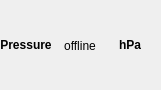
    <widget class="QWidget" name="PR_tab">
     <attribute name="title">
      <string>PR</string>
     </attribute>
     <widget class="QWidget" name="horizontalLayoutWidget_3">
      <property name="geometry">
       <rect>
        <x>0</x>
        <y>10</y>
        <width>152</width>
        <height>71</height>
       </rect>
      </property>
      <layout class="QHBoxLayout" name="horizontalLayout_4">
       <item>
        <layout class="QVBoxLayout" name="verticalLayout_11">
         <item>
          <widget class="QLabel" name="PR_label">
           <property name="text">
            <string>&lt;html&gt;&lt;head/&gt;&lt;body&gt;&lt;p align=&quot;center&quot;&gt;&lt;span style=&quot; font-weight:600;&quot;&gt;Pressure&lt;/span&gt;&lt;/p&gt;&lt;/body&gt;&lt;/html&gt;</string>
           </property>
           <property name="alignment">
            <set>Qt::AlignCenter</set>
           </property>
          </widget>
         </item>
        </layout>
       </item>
       <item>
        <layout class="QVBoxLayout" name="verticalLayout_12">
         <item>
          <widget class="QLabel" name="PR_text_label">
           <property name="text">
            <string>offline</string>
           </property>
           <property name="alignment">
            <set>Qt::AlignCenter</set>
           </property>
          </widget>
         </item>
        </layout>
       </item>
       <item>
        <layout class="QVBoxLayout" name="verticalLayout_13">
         <item>
          <widget class="QLabel" name="PR_Unit_label">
           <property name="text">
            <string>&lt;html&gt;&lt;head/&gt;&lt;body&gt;&lt;p align=&quot;center&quot;&gt;&lt;span style=&quot; font-weight:600;&quot;&gt;hPa&lt;/span&gt;&lt;/p&gt;&lt;/body&gt;&lt;/html&gt;</string>
           </property>
           <property name="alignment">
            <set>Qt::AlignCenter</set>
           </property>
          </widget>
         </item>
        </layout>
       </item>
      </layout>
     </widget>
    </widget>
